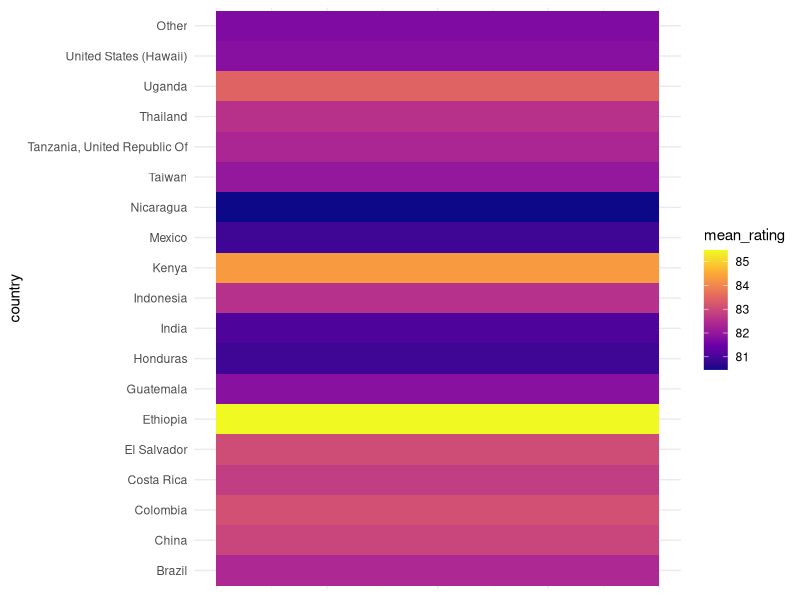
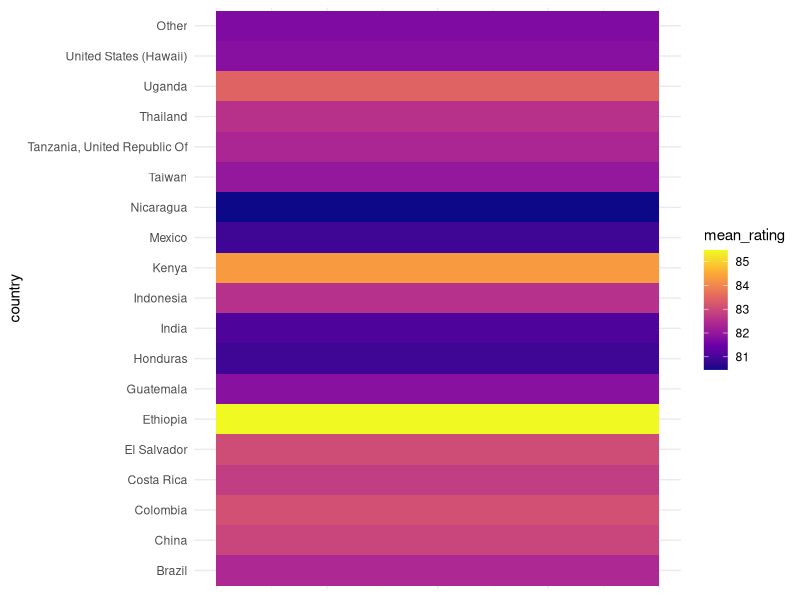
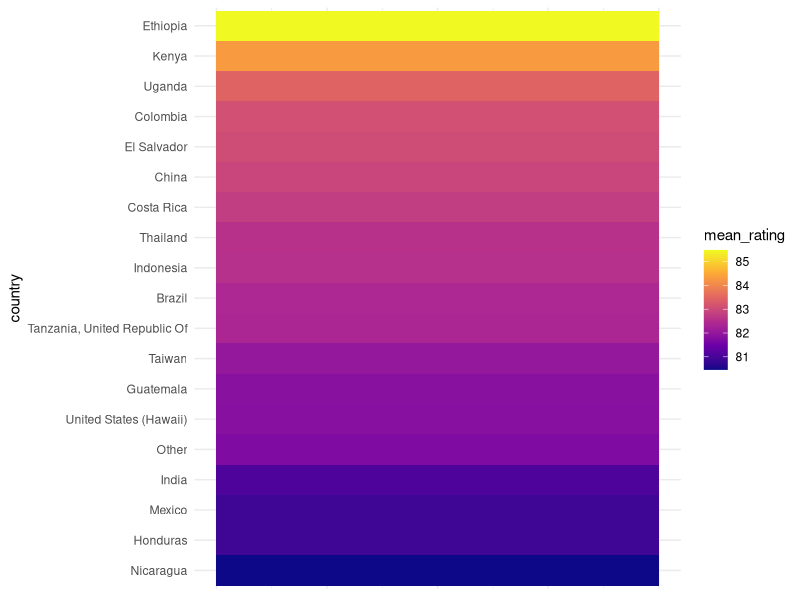
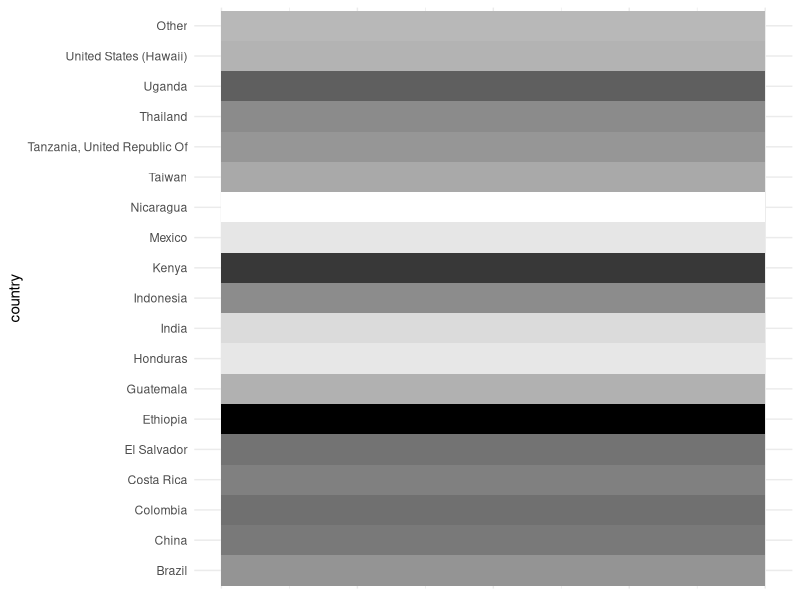
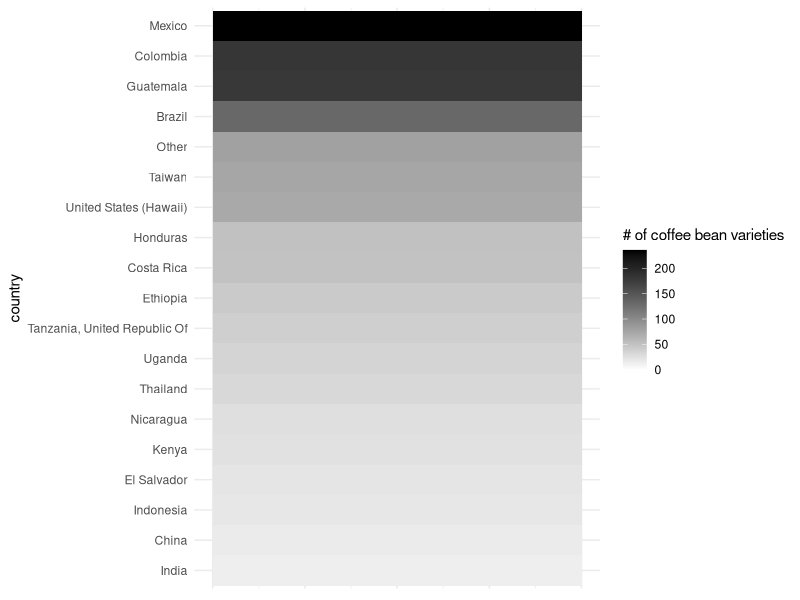
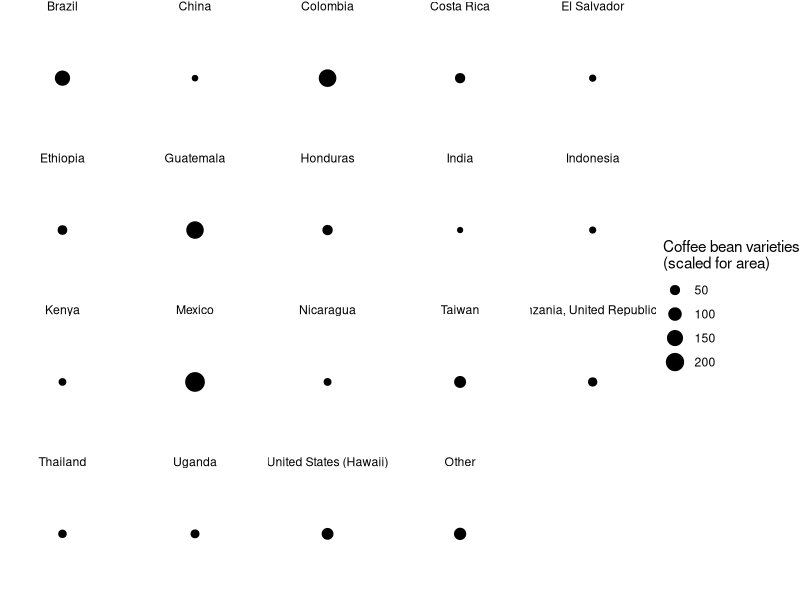
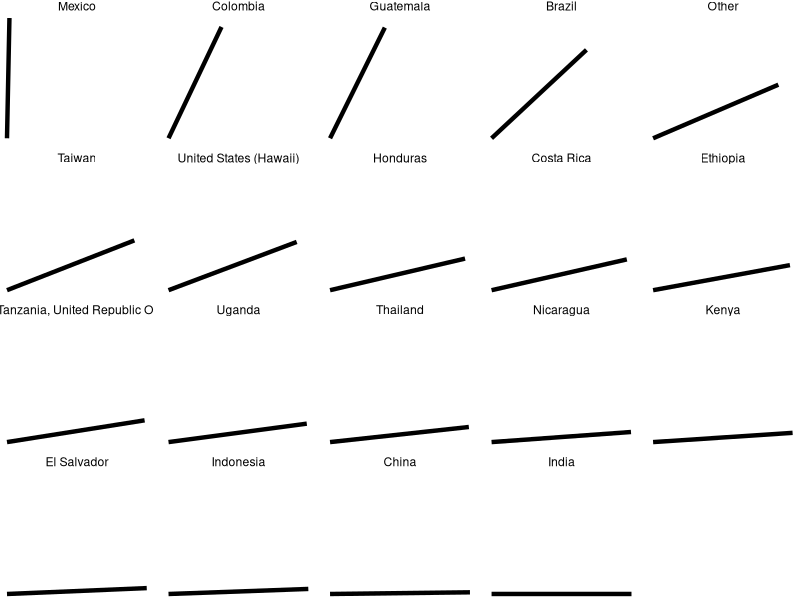
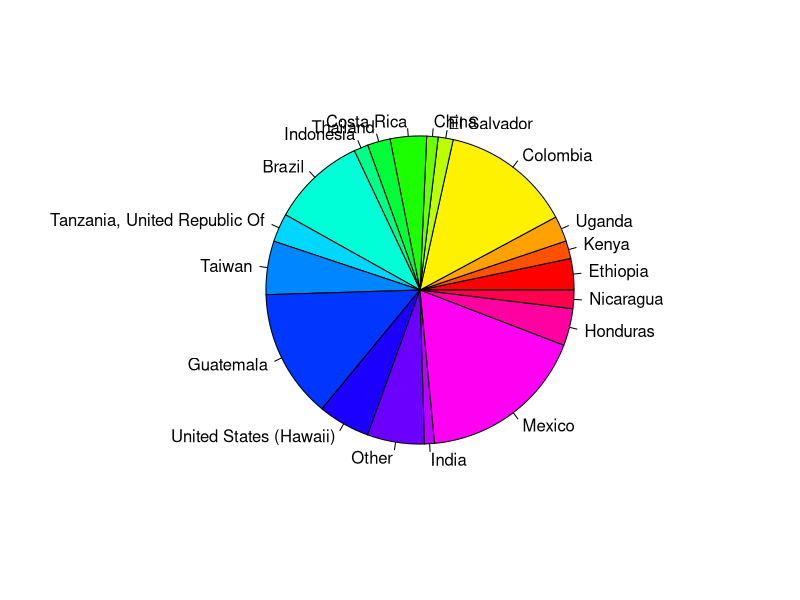

The R script that drew these images, in order:
## ---- chunk 1
library(tidyverse)
library(kableExtra)
options(pillar.print_min = 20,
        pillar.print_max = 100)
# tuesdata <- tidytuesdayR::tt_load(2020, week = 28)
# coffee_ratings <- tuesdata$coffee_ratings %>%
#   filter(total_cup_points > 0, !is.na(country_of_origin))
# write_csv(coffee_ratings, "data/coffee_ratings.csv")
coffee_ratings <- readr::read_csv("data/coffee_ratings.csv")
country_summary <- coffee_ratings %>%
  mutate(country = fct_lump(country_of_origin, 18)) %>%
  group_by(country) %>%
  summarize(mean_rating = mean(total_cup_points, na.rm = TRUE),
            n = n()) %>%
  arrange(desc(mean_rating)) 
glimpse(coffee_ratings)
glimpse(country_summary)
## ---- chunk 2
library(ggplot2)
country_summary %>%
  arrange(country) %>%
  ggplot(aes(x = 100, y = country, fill = mean_rating)) +
  geom_tile() +
  # color scheme is red to blue
  scale_fill_viridis_c(option = "plasma") +
  theme_minimal() +
  # hide x axis
  theme(axis.text.x = element_blank(),
        axis.ticks.x = element_blank(),
        axis.title.x = element_blank()) 
## ---- chunk 3
country_summary %>%
  arrange(country) %>%
  ggplot(aes(x = 100, y = country, fill = mean_rating)) +
  geom_tile() +
  # color scheme is red to blue
  scale_fill_viridis_c(option = "plasma") +
  theme_minimal() +
  # hide x axis
  theme(axis.text.x = element_blank(),
        axis.ticks.x = element_blank(),
        axis.title.x = element_blank()) 
## ---- chunk 4
country_summary %>%
  mutate(country = fct_reorder(country, mean_rating)) %>%
  ggplot(aes(x = 100, y = country, fill = mean_rating)) +
  geom_tile() +
  # color scheme is red to blue
  scale_fill_viridis_c(option = "plasma") +
  theme_minimal() +
  # hide x axis
  theme(axis.text.x = element_blank(),
        axis.ticks.x = element_blank(),
        axis.title.x = element_blank()) 
## ---- chunk 5
country_summary %>%
  ggplot(aes(x = 100, y = country, fill = mean_rating)) +
  geom_tile() +
  # one color scheme by saturation
  scale_fill_gradient(low = "white", high = "black", guide = NULL) +
  theme_minimal() +
  # hide x axis
  theme(axis.text.x = element_blank(),
        axis.ticks.x = element_blank(),
        axis.title.x = element_blank()) 
## ---- chunk 6
country_summary %>%
  mutate(country = fct_reorder(country, n)) %>%
  ggplot(aes(x = 100, y = country, fill = n)) +
  geom_tile() +
  # one color scheme by saturation
  scale_fill_gradient(low = "white", high = "black", limits = c(0, NA),
                      name = "# of coffee bean varieties") +
  theme_minimal() +
  # hide x axis
  theme(axis.text.x = element_blank(),
        axis.ticks.x = element_blank(),
        axis.title.x = element_blank()) 
## ---- chunk 7

ggplot(country_summary,
       aes(
         x = 100,
         y = 100,
         size = n
       )) +
  geom_point(shape = 21,
             fill = "black") +  # Bubble chart with outlined points
  scale_size_area() +  # Scale size by area
  facet_wrap( ~ country) +  # Create small multiples by country
  labs(size = "Coffee bean varieties\n(scaled for area)") +
  theme_void() +
  theme(axis.text.x = element_blank(),
        axis.ticks.x = element_blank(),
        axis.title.x = element_blank(),
        axis.text.y = element_blank(),
        axis.ticks.y = element_blank(),
        axis.title.y = element_blank()) 

## ---- chunk 8
# Normalize value so that the maximum value is represented by 90 degrees

max_n <- max(country_summary$n)  
min_n <- min(country_summary$n)

# Function to convert value to angle in degrees
value_to_angle <- function(x) {
  return(scales::rescale(x, to = c(0, 89), from = c(min_n, max_n)))
}

# Plot
country_summary %>%
  mutate(country = fct_reorder(country, -n),
         angle = value_to_angle(n),
         xend = cos(angle * pi / 180),
         yend = sin(angle * pi / 180)) %>%
  arrange(desc(n)) %>%
  ggplot(aes(group = country)) +
  geom_segment(aes(x = 0, y = 0, 
                   xend = xend, yend = yend),
                   color = "black", linewidth = 1.5)+
  facet_wrap(~ country) +
  theme_void() +
  theme(axis.text.x = element_blank(),
        axis.ticks.x = element_blank(),
        axis.title.x = element_blank(),
        axis.text.y = element_blank(),
        axis.ticks.y = element_blank(),
        axis.title.y = element_blank()) 

## ---- chunk 9
pie(country_summary$n,
    labels = country_summary$country,
    col = rainbow(nrow(country_summary)))
## ---- chunk 10
pie(country_summary$mean_rating[1:5],
    labels = country_summary$country[1:5],
    col = rainbow(5))
## ---- chunk 11
coffee_ratings %>% 
  filter(!is.na(processing_method)) %>%
  group_by(processing_method) %>%
  summarize(n = n()) %>%
  ggplot(aes(x="", y=n, fill=processing_method)) +
  geom_bar(stat="identity", width=1, color="white") +
  coord_polar("y", start=0) +
  theme_void() # remove background, grid, numeric labels
## ---- chunk 12
set.seed(42)
country_summary %>%
  mutate(noise = runif(19, 0, 5), mean_rating = mean_rating + noise) %>%
  # Plot using geom_rect
  ggplot(aes(y = reorder(country, -mean_rating))) +
  geom_rect(
    aes(
      xmin = noise,
      xmax = mean_rating,
      ymin = as.numeric(factor(country)) - 0.4,
      ymax = as.numeric(factor(country)) + 0.4
    ),
    fill = "skyblue",
    color = "black"
  ) +
  theme_minimal(base_size = 22) +
  labs(x = "average ratings", y = "country")
## ---- chunk 13
country_summary %>%
  mutate(country = fct_reorder(country, mean_rating)) %>%
  ggplot(aes(x = 100, y = country, fill = mean_rating)) +
  geom_tile() +
  # color scheme is red to blue
  scale_fill_viridis_c(option = "plasma") +
  theme_minimal(base_size = 22) +
  # hide x axis
  theme(axis.text.x = element_blank(),
        axis.ticks.x = element_blank(),
        axis.title.x = element_blank()) 
## ---- chunk 14
set.seed(42)
country_summary %>%
  mutate(country = fct_reorder(country, mean_rating)) %>%
  ggplot(aes(y = country)) +
  geom_rect(
    aes(
      xmin = 0,
      xmax = mean_rating,
      ymin = as.numeric(factor(country)) - 0.4,
      ymax = as.numeric(factor(country)) + 0.4
    ),
    fill = "skyblue",
    color = "black"
  ) +
  theme_minimal(base_size = 22) +
  coord_cartesian(xlim = c(80, 86)) +
  labs(x = "average ratings", y = "country")
## ---- chunk 15
country_summary %>%
  mutate(country = fct_reorder(country, mean_rating)) %>%
  ggplot(aes(x = mean_rating, y = 1)) +
  # add a horizontal line at y = 1
  geom_hline(yintercept = 1) +
  geom_point(color = "black", size = 3) +
  facet_wrap(~country) +
  coord_cartesian(xlim = c(80, 86)) +
  theme_minimal(base_size = 22) +
  theme(axis.text.y = element_blank(),
        axis.ticks.y = element_blank(),
        axis.title.y = element_blank()) +
  labs(x = "average ratings", y = "country")
## ---- chunk 16
country_summary %>%
  mutate(country = fct_reorder(country, mean_rating)) %>%
  ggplot(aes(x = mean_rating, y = country)) +
  # add a horizontal line at y = 1
  geom_hline(yintercept = 1) +
  geom_point(color = "black", size = 3) +
  coord_cartesian(xlim = c(80, 86)) +
  theme_minimal(base_size = 22) +
  labs(x = "average ratings", y = "country")
## ---- chunk 17
country_summary %>%
  ggplot(aes(x = mean_rating, y = country)) +
  # add a horizontal line at y = 1
  geom_hline(yintercept = 1) +
  geom_point(color = "black", size = 3) +
  coord_cartesian(xlim = c(80, 86)) +
  theme_minimal(base_size = 22) +
  labs(x = "average ratings", y = "country")
